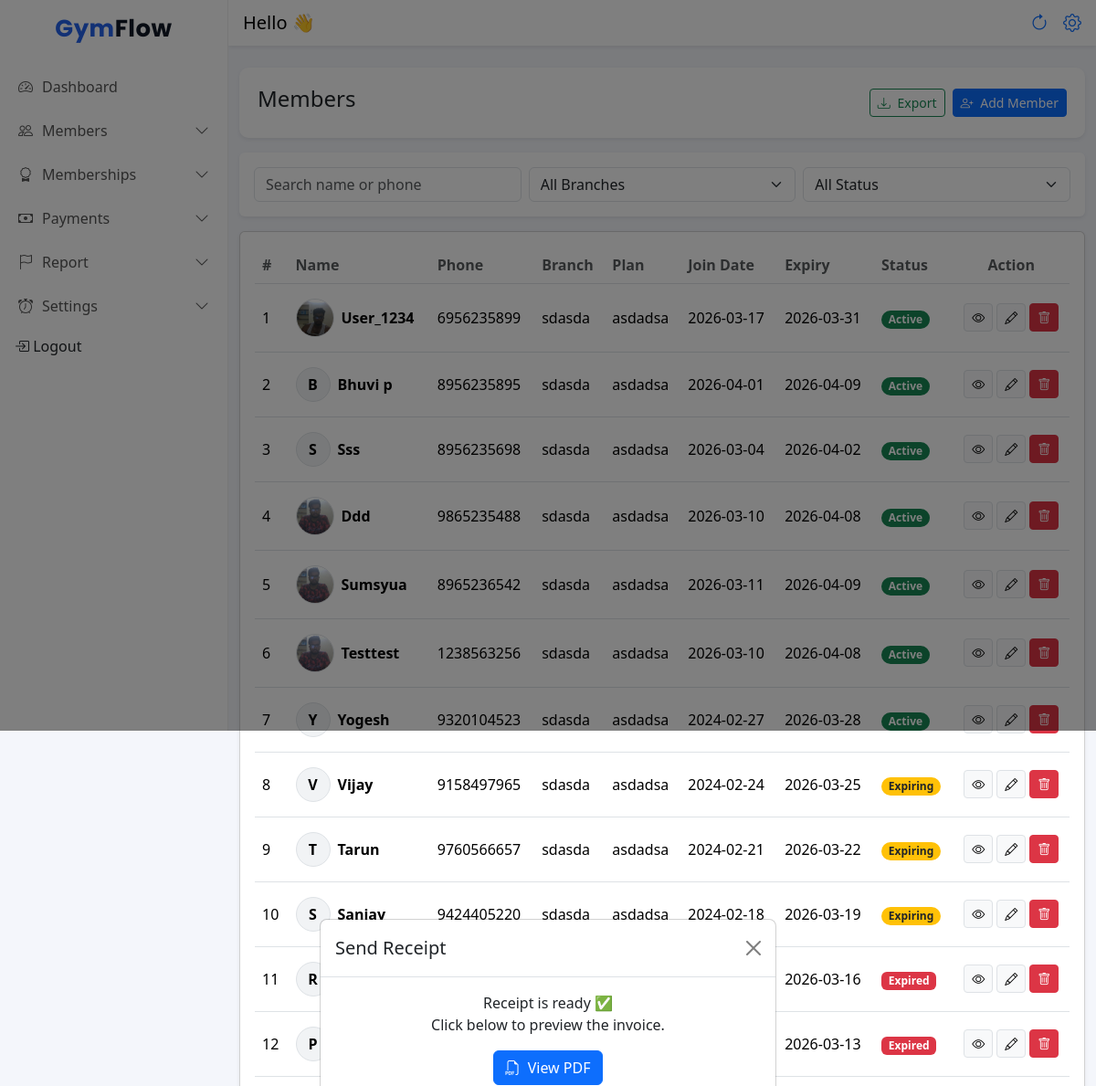
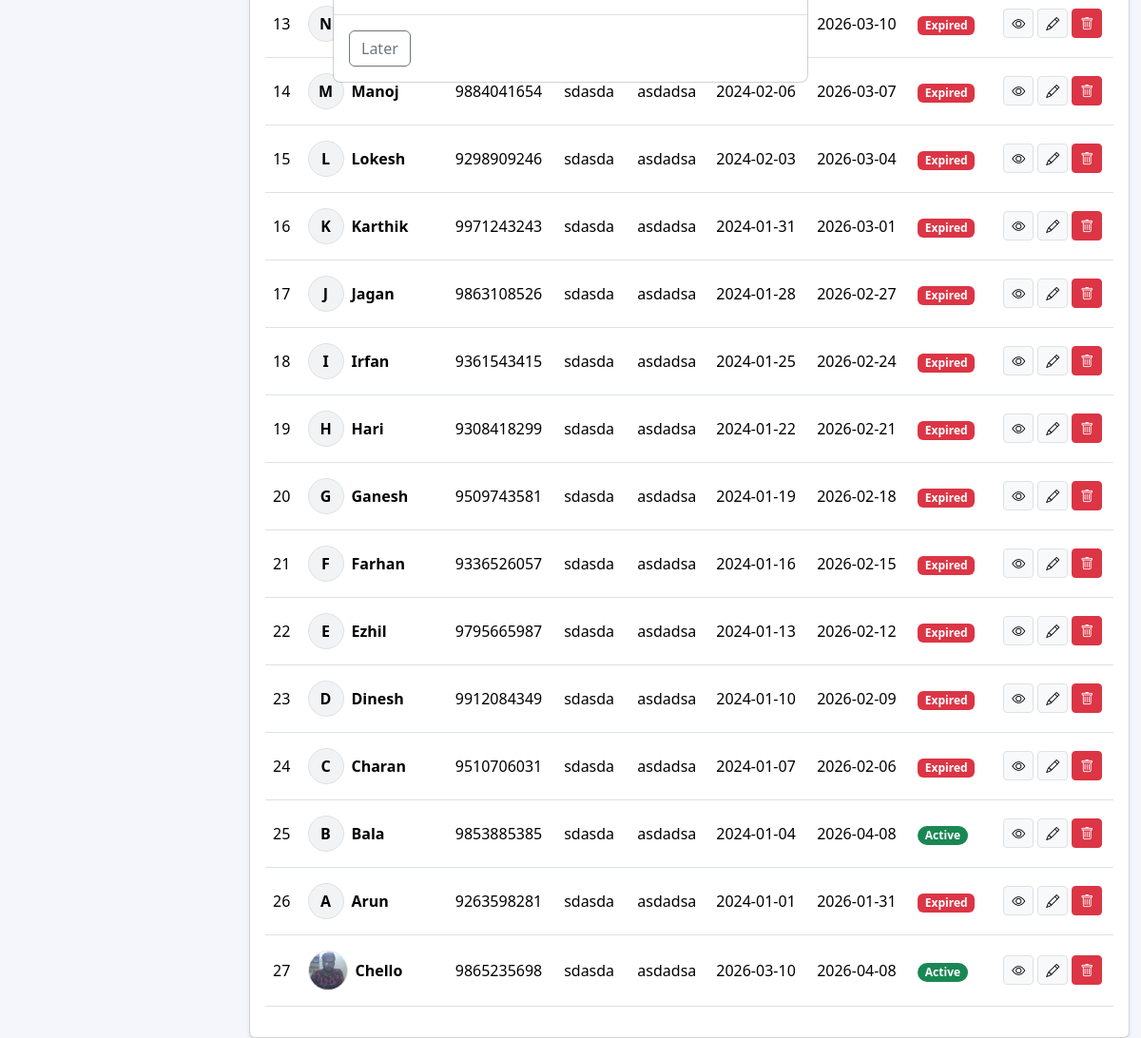
Page /members/ (signed in) on the committed database (2 pictures, top to bottom).
### frontend/models.py (models this page shows, shortened)
class Member(models.Model):
    STATUS_CHOICES = (
        ('active', 'Active'),
        ('expiring', 'Expiring Soon'),
        ('expired', 'Expired'),
    )
    is_deleted = models.BooleanField(default=False)
    DOB=models.DateField(null=True,blank=True)
    gym = models.ForeignKey(Gym, on_delete=models.CASCADE, related_name="members")
    branch = models.ForeignKey(Branch, on_delete=models.CASCADE, related_name="members")
    name = models.CharField(max_length=100)
    phone = models.CharField(max_length=15)
    join_date = models.DateField(default=date.today)
    photo = models.ImageField(upload_to="members/", blank=True, null=True)
    plan = models.ForeignKey(MembershipPlan, on_delete=models.SET_NULL, null=True, blank=True)
    start_date = models.DateField(null=True)
    expiry_date = models.DateField()
    security_deposit = models.DecimalField(max_digits=10, decimal_places=2, default=0)
    status = models.CharField(max_length=10, choices=STATUS_CHOICES, default='active')
    created_at = models.DateTimeField(auto_now_add=True)

class Branch(models.Model):
    gym = models.ForeignKey(Gym, on_delete=models.CASCADE, related_name="branches")
    name = models.CharField(max_length=100)
    address = models.TextField(blank=True)
    phone = models.CharField(max_length=15, blank=True)
    created_at = models.DateTimeField(auto_now_add=True)
    class Meta:
        unique_together = ('gym', 'name')  # same gym can't have 2 branches with same name

class MembershipPlan(models.Model):
    branch = models.ForeignKey(Branch, on_delete=models.CASCADE, related_name="plans")
    name = models.CharField(max_length=50)  # Monthly / Quarterly
    duration_days = models.PositiveIntegerField()
    start_date = models.DateField(null=True)
    end_date = models.DateField(null=True)
    price = models.DecimalField(max_digits=8, decimal_places=2)
    is_active = models.BooleanField(default=True)
    created_at = models.DateTimeField(auto_now_add=True)
    class Meta:
        unique_together = ('branch', 'name')  # same branch can't have same plan name twice

### frontend/views.py (the view)
# urls.py: path('members/',member_list,name="member_list"),
@login_required
@owner_or_trainer
def member_list(request):
    whatsapp_url =request.session.pop("whatsapp_url", None)
    invoice_id =request.session.pop("invoice_id", None)
    gym = request.user.gym
    update_member_statuses(gym)
    members = Member.objects.select_related(
        "branch", "plan"
    ).filter(gym=gym,is_deleted=False).only("id", "name", "phone", "join_date", "expiry_date", "status", "photo", "branch__name", "plan__name").order_by("-id")
    return render(request, "List_members.html", {
        "members": members,
        "whatsapp_url": whatsapp_url,
        "invoice_id":invoice_id
    })

### frontend/views.py (called while the page is built)
def update_member_statuses(gym):
    today = timezone.localdate()
    days = gym.expiry_reminder_days_before or 7
    alert_limit = today + timedelta(days=7)
    expiring_limit = today + timedelta(days=days)
    Member.objects.filter(
        gym=gym,
        expiry_date__lt=today
    ).exclude(status="expired").update(status="expired")
    Member.objects.filter(
        gym=gym,
        expiry_date__gte=today,
        expiry_date__lte=expiring_limit
    ).exclude(status="expiring").update(status="expiring")
    Member.objects.filter(
        gym=gym,
        expiry_date__gt=expiring_limit
    ).exclude(status="active").update(status="active")

### frontend/templates/List_members.html (shortened to what this page needs)
{% extends "base.html" %}
{% load static %}
{% block content %}
<link rel="stylesheet" href="{% static 'css/modal_card.css' %}">
<link rel="stylesheet" href="{% static 'css/add_member.css' %}">
<div class="container-fluid mt-4">
    <div class="d-flex justify-content-between align-items-center mb-3 shadow-sm"
        style="background-color: white;padding:20px;border-radius: 10px;">
        <h4>Members</h4>
        <div class="d-flex gap-2">
            <button class="btn btn-outline-success btn-sm" id="exportCsv">
                <i class="bi bi-download me-1"></i> Export
            </button>
            <a href="{% url 'Add_members' %}" class="btn btn-primary btn-sm">
                <i class="bi bi-person-plus me-1"></i> Add Member
            </a>
        </div>
    </div>
    <div class="card shadow-sm border-0 mb-3 ">
        <div class="card-body">
            <div class="row g-2">
                <div class="col-12 col-md-4">
                    <input type="text" id="searchInput" class="form-control" placeholder="Search name or phone">
                </div>
                <div class="col-12 col-md-4">
                    <select id="branchFilter" class="form-select">
                        <option value="">All Branches</option>
                    </select>
                </div>
                <div class="col-12 col-md-4">
                    <select id="statusFilter" class="form-select">
                        <option value="">All Status</option>
                    </select>
                </div>
            </div>
        </div>
    </div>
    <div class="card shadow-sm">
        <div class="card-body table-responsive">
            <table class="table table-hover align-middle mb-3" id="membersTable">
                <thead class="table">
                    <tr>
                        <th class="fw-semibold text-muted">#</th>
                        <th class="fw-semibold text-muted">Name</th>
                        <th class="fw-semibold text-muted">Phone</th>
                        <th class="fw-semibold text-muted">Branch</th>
                        <th class="fw-semibold text-muted">Plan</th>
                        <th class="fw-semibold text-muted">Join Date</th>
                        <th class="fw-semibold text-muted">Expiry</th>
                        <th class="fw-semibold text-muted">Status</th>
                        <th class="text-center fw-semibold text-muted">Action</th>
                    </tr>
                </thead>
                <tbody>
                    {% for m in members %}
                    <tr>
                        <td class="py-3">{{ forloop.counter }}</td>
                        <td class="py-3">
                            <div class="d-flex align-items-center gap-2">
                                {% if m.photo %}
                                <img src="{{ m.photo.url }}" alt="{{ m.name }}" width="42" height="42"
                                    class="rounded-circle border" style="object-fit: cover;">
                                {% else %}
                                <div class="rounded-circle border d-flex align-items-center justify-content-center"
                                    style="width:38px;height:38px;background:#f1f3f5;font-weight:600;">
                                    {{ m.name|slice:":1"|upper }}
                                </div>
                                {% endif %}
                                <div class="fw-semibold">{{ m.name }}</div>
                            </div>
                        </td>
                        <td class="py-3">{{ m.phone }}</td>
                        <td class="py-3">{{ m.branch.name }}</td>
                        <td class="py-3">
                            {% if m.plan %}
                            {{ m.plan.name }}
                            {% else %}
                            -
                            {% endif %}
                        </td>
                        <td class="py-3">{{ m.join_date|date:"Y-m-d" }}</td>
                        <td class="py-3">{{ m.expiry_date|date:"Y-m-d" }}</td>
                        <td class="py-3">
                            {% if m.status == "active" %}
                            <span class="badge rounded-pill bg-success">Active</span>
                            {% elif m.status == "expiring" %}
                            <span class="badge rounded-pill bg-warning text-dark">Expiring</span>
                            {% else %}
                            <span class="badge bg-danger">Expired</span>
                            {% endif %}
                        </td>
                        <td class="text-center">
                            <div class="d-flex justify-content-center gap-1">
                                <a href="#" class="btn btn-sm btn-light border" title="View" hreflang="view"
                                    onclick="openMemberDetails('{{ m.id }}')">
                                    <i class="bi bi-eye"></i>
                                </a>
                                <a href="#" class="btn btn-sm btn-light border" title="Edit" hreflang="Edit"
                                    data-bs-toggle="modal" data-bs-target="#Member_edit" data-id="{{ m.id }}"
                                    id="dit-plan-btn">
                                    <i class="bi bi-pencil"></i>
                                </a>
                                {% if request.user.role == "ADMIN" %}
                                <a href="#" class="btn btn-sm btn-danger delete-member-btn" data-id="{{ m.id }}"
                                    title="Delete" hreflang="Delete" id="delete-plan-btn">
                                    <i class="bi bi-trash"></i>
                                </a>
                                {% endif %}
                            </div>
                        </td>
                    </tr>
                    {% endfor %}
                </tbody>
            </table>
        </div>
    </div>
</div>
{% if whatsapp_url or invoice_id %}
<div class="modal fade" id="whatsappModal" tabindex="-1">
    <div class="modal-dialog modal-dialog-centered">
        <div class="modal-content">
            <div class="modal-header">
                <h5 class="modal-title">Send Receipt</h5>
                <button type="button" class="btn-close" data-bs-dismiss="modal"></button>
            </div>
            <div class="modal-body text-center">
                <p class="mb-3">
                    Receipt is ready ✅ <br>
                    Click below to preview the invoice.
                </p>
                {% if invoice_id %}
                <a href="{% url 'generate_invoice_pdf' invoice_id %}" target="_blank" class="btn btn-primary">
                    <i class="bi bi-filetype-pdf me-1"></i> View PDF
                </a>
                {% endif %}
            </div>
            <div class="modal-footer justify-content-between">
                <button type="button" class="btn btn-outline-secondary" data-bs-dismiss="modal">
                    Later
                </button>
            </div>
        </div>
    </div>
</div>
{% endif %}
{% endblock %}

### frontend/static/css/dashboard.css (style rules this page uses)
body { background-color: #f5f7fb; overflow-x: hidden; }
.table { margin-bottom: 0; }

### frontend/templates/base.html (style rules this page uses)
body { background: #f4f6fb; }

### rows in the picture
Member: photo (picture), name "User_1234", phone "6956235899", branch.name "sdasda", plan.name "asdadsa", join_date "2026-03-17", expiry_date "2026-03-31", status "Active"
Member: name "B", name "Bhuvi p", phone "8956235895", branch.name "sdasda", plan.name "asdadsa", join_date "2026-04-01", expiry_date "2026-04-09", status "Active"
Member: name "S", name "Sss", phone "8956235698", branch.name "sdasda", plan.name "asdadsa", join_date "2026-03-04", expiry_date "2026-04-02", status "Active"
Member: photo (picture), name "Ddd", phone "9865235488", branch.name "sdasda", plan.name "asdadsa", join_date "2026-03-10", expiry_date "2026-04-08", status "Active"
Member: photo (picture), name "Sumsyua", phone "8965236542", branch.name "sdasda", plan.name "asdadsa", join_date "2026-03-11", expiry_date "2026-04-09", status "Active"
Member: photo (picture), name "Testtest", phone "1238563256", branch.name "sdasda", plan.name "asdadsa", join_date "2026-03-10", expiry_date "2026-04-08", status "Active"
Member: name "Y", name "Yogesh", phone "9320104523", branch.name "sdasda", plan.name "asdadsa", join_date "2024-02-27", expiry_date "2026-03-28", status "Active"
Member: name "V", name "Vijay", phone "9158497965", branch.name "sdasda", plan.name "asdadsa", join_date "2024-02-24", expiry_date "2026-03-25", status "Expiring"
Member: name "T", name "Tarun", phone "9760566657", branch.name "sdasda", plan.name "asdadsa", join_date "2024-02-21", expiry_date "2026-03-22", status "Expiring"
Member: name "S", name "Sanjay", phone "9424405220", branch.name "sdasda", plan.name "asdadsa", join_date "2024-02-18", expiry_date "2026-03-19", status "Expiring"
Member: name "R", expiry_date "2026-03-16", status "Expired"
Member: name "P", expiry_date "2026-03-13", status "Expired"
Member: name "N", expiry_date "2026-03-10", status "Expired"
Member: name "M", name "Manoj", phone "9884041654", branch.name "sdasda", plan.name "asdadsa", join_date "2024-02-06", expiry_date "2026-03-07", status "Expired"
Member: name "L", name "Lokesh", phone "9298909246", branch.name "sdasda", plan.name "asdadsa", join_date "2024-02-03", expiry_date "2026-03-04", status "Expired"
Member: name "K", name "Karthik", phone "9971243243", branch.name "sdasda", plan.name "asdadsa", join_date "2024-01-31", expiry_date "2026-03-01", status "Expired"
Member: name "J", name "Jagan", phone "9863108526", branch.name "sdasda", plan.name "asdadsa", join_date "2024-01-28", expiry_date "2026-02-27", status "Expired"
Member: name "I", name "Irfan", phone "9361543415", branch.name "sdasda", plan.name "asdadsa", join_date "2024-01-25", expiry_date "2026-02-24", status "Expired"
Member: name "H", name "Hari", phone "9308418299", branch.name "sdasda", plan.name "asdadsa", join_date "2024-01-22", expiry_date "2026-02-21", status "Expired"
Member: name "G", name "Ganesh", phone "9509743581", branch.name "sdasda", plan.name "asdadsa", join_date "2024-01-19", expiry_date "2026-02-18", status "Expired"
Member: name "F", name "Farhan", phone "9336526057", branch.name "sdasda", plan.name "asdadsa", join_date "2024-01-16", expiry_date "2026-02-15", status "Expired"
Member: name "E", name "Ezhil", phone "9795665987", branch.name "sdasda", plan.name "asdadsa", join_date "2024-01-13", expiry_date "2026-02-12", status "Expired"
Member: name "D", name "Dinesh", phone "9912084349", branch.name "sdasda", plan.name "asdadsa", join_date "2024-01-10", expiry_date "2026-02-09", status "Expired"
Member: name "C", name "Charan", phone "9510706031", branch.name "sdasda", plan.name "asdadsa", join_date "2024-01-07", expiry_date "2026-02-06", status "Expired"
Member: name "B", name "Bala", phone "9853885385", branch.name "sdasda", plan.name "asdadsa", join_date "2024-01-04", expiry_date "2026-04-08", status "Active"
Member: name "A", name "Arun", phone "9263598281", branch.name "sdasda", plan.name "asdadsa", join_date "2024-01-01", expiry_date "2026-01-31", status "Expired"
Member: photo (picture), name "Chello", phone "9865235698", branch.name "sdasda", plan.name "asdadsa", join_date "2026-03-10", expiry_date "2026-04-08", status "Active"
